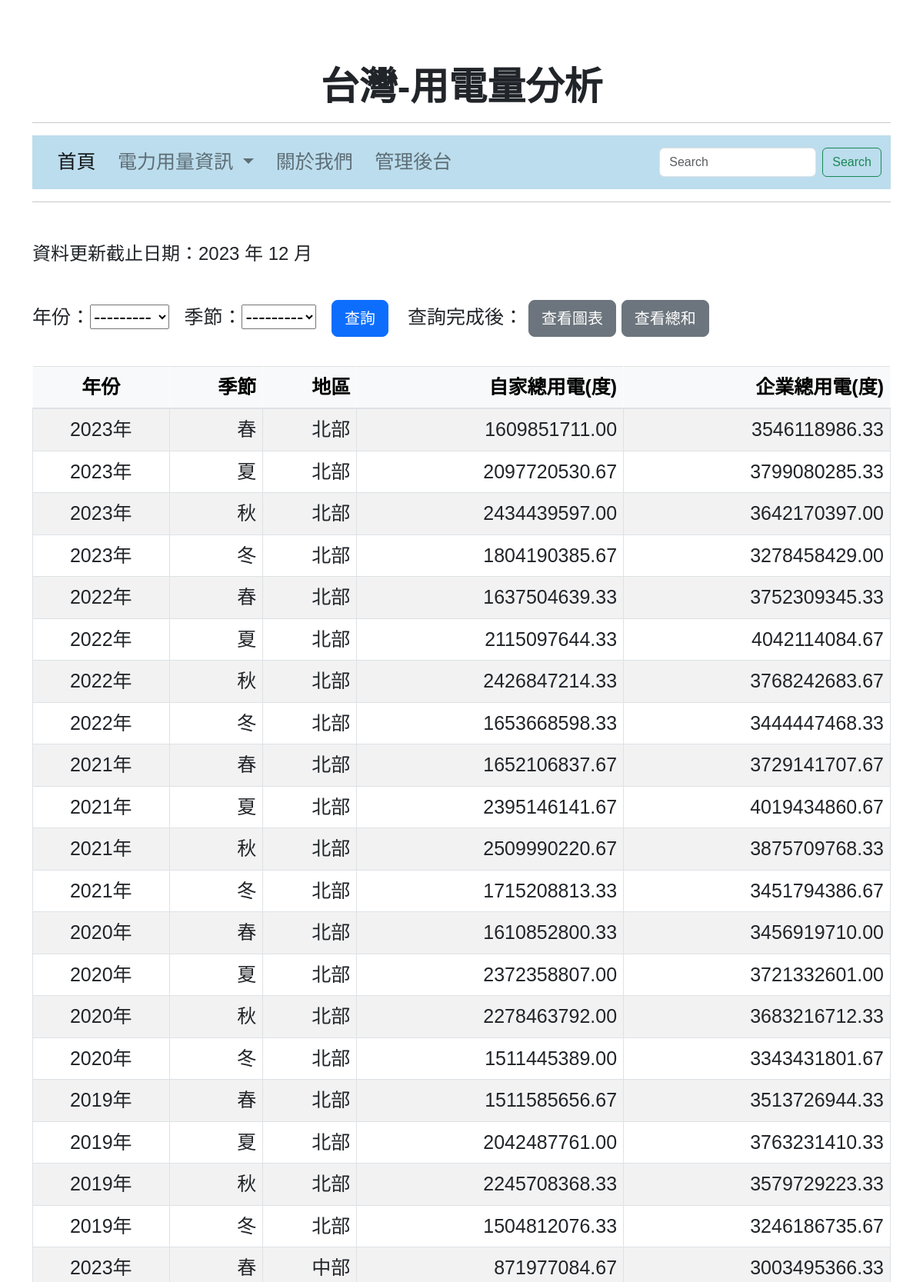
The page /mysite/chart2/ (upper part) on the database its author committed.
### mysite/models.py (models this page shows)
class enddate(models.Model):
    year = models.CharField(max_length = 255)
    month = models.CharField(max_length = 255)

class alldata(models.Model):
    year_Choice = (
        ('2019', '2019年'),
        ('2020', '2020年'),
        ('2021', '2021年'),
        ('2022', '2022年'),
        ('2023', '2023年'),
    )
    Season_Choice = (
        ('Spring', '春'),
        ('Summer', '夏'),
        ('Autumn', '秋'),
        ('Winter', '冬'),
    )
    area_Choice =  (
        ('North',  '北部'),
        ('Middle', '中部'),
        ('South',  '南部'),
        ('East',   '東部'),
    )
    year = models.CharField(max_length = 255,choices= year_Choice)
    season = models.CharField(max_length = 255, choices= Season_Choice)
    area = models.CharField(max_length = 255, choices= area_Choice)
    self_avg = models.DecimalField(max_digits=20, decimal_places=2,blank=True, null=True, default=0)
    industry_avg = models.DecimalField(max_digits=20, decimal_places=2,blank=True, null=True, default=0)

### mysite/views.py (the view)
# urls.py: path('mysite/chart2/',views.chart),
def chart(request):
    alldata = models.alldata.objects.all()
    end = models.enddate.objects.all()
    alldataFilter = filter.alldataFilter(queryset=alldata)
    if request.method == "POST":
        alldataFilter = filter.alldataFilter(request.POST, queryset=alldata)
    context = {
        'alldataFilter': alldataFilter,
        'enddate': end
    }
    return render(request, 'mysite/chart2.html', context)

### mysite/templates/mysite/chart2.html (shortened to what this page needs)
{% extends 'base.html' %}
{% load static %}
{% block content %}
<!DOCTYPE html>
<html>
<head>
</head>
<h4 class="text-left">
  {% for date in enddate %}
  資料更新截止日期：{{ date.year }} 年
  {{ date.month }} 月
  {% endfor %}
</h4>
<br />
<body style="background-image: url('{% static 'page5.jpg' %}')">
  <form method='POST' id="table">
    年份：{{ alldataFilter.form.year }}
    &ensp;季節：{{ alldataFilter.form.season }}
    &ensp;<input type="submit" class="btn btn-primary btn-lg" value="查詢" />&ensp;&ensp;查詢完成後：
    <a class="btn btn-secondary btn-lg" href="#chart">查看圖表</a>
    <a class="btn btn-secondary btn-lg" href="#areasum">查看總和</a>
  </form>
  <br />
  <table class="table table-bordered table-striped table-hover">
    <thead class="table-light">
      <th class="text-center">年份</th>
      <th class="text-right">季節</th>
      <th class="text-right">地區</th>
      <th class="text-right">自家總用電(度)</th>
      <th class="text-right">企業總用電(度)</th>
    </thead>
    <tbody>
      {% for data in alldataFilter.qs %}
      <tr>
        <td align="center">{{ data.get_year_display }}</td>
        <td align="right">{{ data.get_season_display }}</td>
        <td align="right">{{ data.get_area_display }}</td>
        <td align="right" class="self">{{ data.self_avg }}</td>
        <td align="right" class="industry">{{ data.industry_avg }}</td>
      </tr>
      {% endfor %}
    </tbody>
  </table>
  <br />
  <br>
  <br>
</body>
</html>
{% endblock %}

### mysite/templates/mysite/chart2.html (style rules this page uses)
* { margin: 0; padding: 0; font-family: sans-serif; }

### templates/base.html (style rules this page uses)
body, form { font-family: "Helvetica", "Arial", "LiHei Pro", "黑體-繁", "微軟正黑體", sans-serif; font-size: 25px; }
table, p, li { font-family: "Helvetica", "Arial", "LiHei Pro", "黑體-繁", "微軟正黑體", sans-serif; font-size: 25px; }
td, th, div { font-family: "Helvetica", "Arial", "LiHei Pro", "黑體-繁", "微軟正黑體", sans-serif; font-size: 25px; }

### rows shown on the page
enddate: year "2023", month "12"
alldata: year "2023年", season "春", area "北部", self_avg "1609851711.00", industry_avg "3546118986.33"
alldata: year "2023年", season "夏", area "北部", self_avg "2097720530.67", industry_avg "3799080285.33"
alldata: year "2023年", season "秋", area "北部", self_avg "2434439597.00", industry_avg "3642170397.00"
alldata: year "2023年", season "冬", area "北部", self_avg "1804190385.67", industry_avg "3278458429.00"
alldata: year "2022年", season "春", area "北部", self_avg "1637504639.33", industry_avg "3752309345.33"
alldata: year "2022年", season "夏", area "北部", self_avg "2115097644.33", industry_avg "4042114084.67"
alldata: year "2022年", season "秋", area "北部", self_avg "2426847214.33", industry_avg "3768242683.67"
alldata: year "2022年", season "冬", area "北部", self_avg "1653668598.33", industry_avg "3444447468.33"
alldata: year "2021年", season "春", area "北部", self_avg "1652106837.67", industry_avg "3729141707.67"
alldata: year "2021年", season "夏", area "北部", self_avg "2395146141.67", industry_avg "4019434860.67"
alldata: year "2021年", season "秋", area "北部", self_avg "2509990220.67", industry_avg "3875709768.33"
alldata: year "2021年", season "冬", area "北部", self_avg "1715208813.33", industry_avg "3451794386.67"
alldata: year "2020年", season "春", area "北部", self_avg "1610852800.33", industry_avg "3456919710.00"
alldata: year "2020年", season "夏", area "北部", self_avg "2372358807.00", industry_avg "3721332601.00"
alldata: year "2020年", season "秋", area "北部", self_avg "2278463792.00", industry_avg "3683216712.33"
alldata: year "2020年", season "冬", area "北部", self_avg "1511445389.00", industry_avg "3343431801.67"
alldata: year "2019年", season "春", area "北部", self_avg "1511585656.67", industry_avg "3513726944.33"
alldata: year "2019年", season "夏", area "北部", self_avg "2042487761.00", industry_avg "3763231410.33"
alldata: year "2019年", season "秋", area "北部", self_avg "2245708368.33", industry_avg "3579729223.33"
alldata: year "2019年", season "冬", area "北部", self_avg "1504812076.33", industry_avg "3246186735.67"
alldata: year "2023年", season "春", area "中部", self_avg "871977084.67", industry_avg "3003495366.33"
